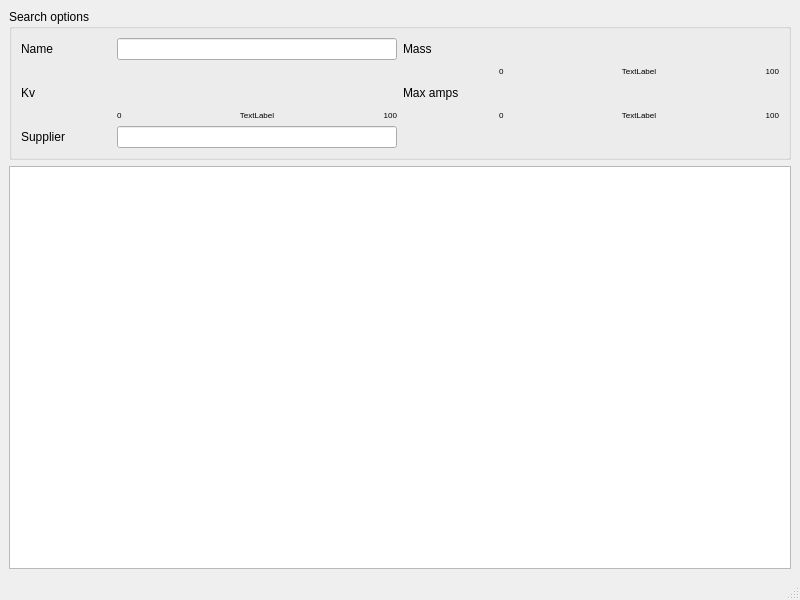
<?xml version="1.0" encoding="UTF-8"?>
<ui version="4.0">
 <class>MainWindow</class>
 <widget class="QMainWindow" name="MainWindow">
  <property name="geometry">
   <rect>
    <x>0</x>
    <y>0</y>
    <width>800</width>
    <height>600</height>
   </rect>
  </property>
  <property name="windowTitle">
   <string>MainWindow</string>
  </property>
  <widget class="QWidget" name="centralwidget">
   <layout class="QGridLayout" name="gridLayout">
    <item row="1" column="0">
     <widget class="QTableView" name="tableView_motor_list">
      <property name="selectionMode">
       <enum>QAbstractItemView::ExtendedSelection</enum>
      </property>
      <property name="selectionBehavior">
       <enum>QAbstractItemView::SelectRows</enum>
      </property>
      <property name="sortingEnabled">
       <bool>true</bool>
      </property>
     </widget>
    </item>
    <item row="0" column="0">
     <widget class="QGroupBox" name="groupBox">
      <property name="title">
       <string>Search options</string>
      </property>
      <layout class="QGridLayout" name="gridLayout_2">
       <item row="2" column="5" colspan="3">
        <widget class="QWidget" name="rangeSliderWidget_maxA" native="true">
         <property name="sizePolicy">
          <sizepolicy hsizetype="Expanding" vsizetype="Fixed">
           <horstretch>0</horstretch>
           <verstretch>0</verstretch>
          </sizepolicy>
         </property>
         <property name="minimumSize">
          <size>
           <width>0</width>
           <height>22</height>
          </size>
         </property>
        </widget>
       </item>
       <item row="0" column="5" colspan="3">
        <widget class="QWidget" name="rangeSliderWidget_mass" native="true">
         <property name="sizePolicy">
          <sizepolicy hsizetype="Expanding" vsizetype="Fixed">
           <horstretch>0</horstretch>
           <verstretch>0</verstretch>
          </sizepolicy>
         </property>
         <property name="minimumSize">
          <size>
           <width>0</width>
           <height>22</height>
          </size>
         </property>
        </widget>
       </item>
       <item row="1" column="7">
        <widget class="QLabel" name="label_mass_max">
         <property name="font">
          <font>
           <pointsize>6</pointsize>
          </font>
         </property>
         <property name="text">
          <string>100</string>
         </property>
         <property name="alignment">
          <set>Qt::AlignRight|Qt::AlignTrailing|Qt::AlignVCenter</set>
         </property>
        </widget>
       </item>
       <item row="3" column="2">
        <widget class="QLabel" name="label_kv_range">
         <property name="font">
          <font>
           <pointsize>6</pointsize>
          </font>
         </property>
         <property name="text">
          <string>TextLabel</string>
         </property>
         <property name="alignment">
          <set>Qt::AlignCenter</set>
         </property>
        </widget>
       </item>
       <item row="2" column="0">
        <widget class="QLabel" name="label_2">
         <property name="text">
          <string>Kv</string>
         </property>
        </widget>
       </item>
       <item row="0" column="0">
        <widget class="QLabel" name="label">
         <property name="text">
          <string>Name</string>
         </property>
        </widget>
       </item>
       <item row="0" column="4">
        <widget class="QLabel" name="label_3">
         <property name="text">
          <string>Mass</string>
         </property>
        </widget>
       </item>
       <item row="1" column="6">
        <widget class="QLabel" name="label_mass_range">
         <property name="font">
          <font>
           <pointsize>6</pointsize>
          </font>
         </property>
         <property name="text">
          <string>TextLabel</string>
         </property>
         <property name="alignment">
          <set>Qt::AlignCenter</set>
         </property>
        </widget>
       </item>
       <item row="1" column="5">
        <widget class="QLabel" name="label_mass_min">
         <property name="font">
          <font>
           <pointsize>6</pointsize>
          </font>
         </property>
         <property name="text">
          <string>0</string>
         </property>
        </widget>
       </item>
       <item row="4" column="0">
        <widget class="QLabel" name="label_4">
         <property name="text">
          <string>Supplier</string>
         </property>
        </widget>
       </item>
       <item row="3" column="1">
        <widget class="QLabel" name="label_kv_min">
         <property name="font">
          <font>
           <pointsize>6</pointsize>
          </font>
         </property>
         <property name="text">
          <string>0</string>
         </property>
        </widget>
       </item>
       <item row="2" column="4">
        <widget class="QLabel" name="label_5">
         <property name="text">
          <string>Max amps</string>
         </property>
        </widget>
       </item>
       <item row="3" column="3">
        <widget class="QLabel" name="label_kv_max">
         <property name="font">
          <font>
           <pointsize>6</pointsize>
          </font>
         </property>
         <property name="text">
          <string>100</string>
         </property>
         <property name="alignment">
          <set>Qt::AlignRight|Qt::AlignTrailing|Qt::AlignVCenter</set>
         </property>
        </widget>
       </item>
       <item row="2" column="1" colspan="3">
        <widget class="QWidget" name="rangeSliderWidget_Kv" native="true">
         <property name="sizePolicy">
          <sizepolicy hsizetype="Expanding" vsizetype="Fixed">
           <horstretch>0</horstretch>
           <verstretch>0</verstretch>
          </sizepolicy>
         </property>
         <property name="minimumSize">
          <size>
           <width>0</width>
           <height>22</height>
          </size>
         </property>
        </widget>
       </item>
       <item row="0" column="1" colspan="3">
        <widget class="QLineEdit" name="lineEdit"/>
       </item>
       <item row="4" column="1" colspan="3">
        <widget class="QLineEdit" name="lineEdit_3"/>
       </item>
       <item row="3" column="5">
        <widget class="QLabel" name="label_amps_min">
         <property name="font">
          <font>
           <pointsize>6</pointsize>
          </font>
         </property>
         <property name="text">
          <string>0</string>
         </property>
        </widget>
       </item>
       <item row="3" column="6">
        <widget class="QLabel" name="label_amps_range">
         <property name="font">
          <font>
           <pointsize>6</pointsize>
          </font>
         </property>
         <property name="text">
          <string>TextLabel</string>
         </property>
         <property name="alignment">
          <set>Qt::AlignCenter</set>
         </property>
        </widget>
       </item>
       <item row="3" column="7">
        <widget class="QLabel" name="label_amps_max">
         <property name="font">
          <font>
           <pointsize>6</pointsize>
          </font>
         </property>
         <property name="text">
          <string>100</string>
         </property>
         <property name="alignment">
          <set>Qt::AlignRight|Qt::AlignTrailing|Qt::AlignVCenter</set>
         </property>
        </widget>
       </item>
      </layout>
     </widget>
    </item>
   </layout>
  </widget>
  <widget class="QMenuBar" name="menubar">
   <property name="geometry">
    <rect>
     <x>0</x>
     <y>0</y>
     <width>800</width>
     <height>26</height>
    </rect>
   </property>
  </widget>
  <widget class="QStatusBar" name="statusbar"/>
 </widget>
 <resources/>
 <connections/>
</ui>
